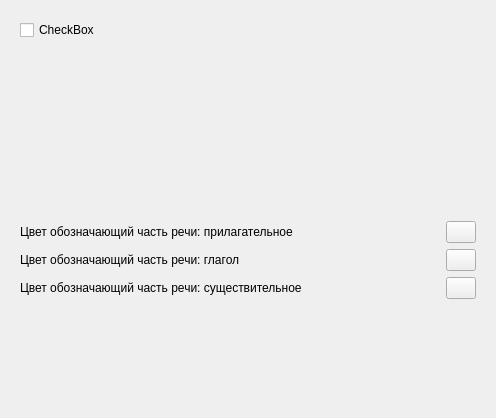
<?xml version="1.0" encoding="UTF-8"?>
<ui version="4.0">
 <class>Form</class>
 <widget class="QWidget" name="Form">
  <property name="geometry">
   <rect>
    <x>0</x>
    <y>0</y>
    <width>496</width>
    <height>418</height>
   </rect>
  </property>
  <property name="windowTitle">
   <string>Form</string>
  </property>
  <layout class="QVBoxLayout" name="verticalLayout">
   <item alignment="Qt::AlignTop">
    <widget class="QWidget" name="" native="true">
     <layout class="QVBoxLayout" name="verticalLayout_2">
      <item>
       <widget class="QCheckBox" name="checkBox">
        <property name="sizePolicy">
         <sizepolicy hsizetype="Expanding" vsizetype="Preferred">
          <horstretch>0</horstretch>
          <verstretch>0</verstretch>
         </sizepolicy>
        </property>
        <property name="text">
         <string>CheckBox</string>
        </property>
       </widget>
      </item>
     </layout>
    </widget>
   </item>
   <item alignment="Qt::AlignTop">
    <widget class="QWidget" name="verticalWidget_2" native="true">
     <layout class="QVBoxLayout" name="verticalLayout_3">
      <item>
       <layout class="QHBoxLayout" name="horizontalLayout_3">
        <item>
         <widget class="QLabel" name="label">
          <property name="text">
           <string>Цвет обозначающий часть речи: прилагательное</string>
          </property>
         </widget>
        </item>
        <item>
         <widget class="QPushButton" name="pushButton_3">
          <property name="sizePolicy">
           <sizepolicy hsizetype="Expanding" vsizetype="Expanding">
            <horstretch>0</horstretch>
            <verstretch>0</verstretch>
           </sizepolicy>
          </property>
          <property name="maximumSize">
           <size>
            <width>30</width>
            <height>50</height>
           </size>
          </property>
          <property name="text">
           <string/>
          </property>
         </widget>
        </item>
       </layout>
      </item>
      <item>
       <layout class="QHBoxLayout" name="horizontalLayout_2">
        <item>
         <widget class="QLabel" name="label_2">
          <property name="text">
           <string>Цвет обозначающий часть речи: глагол</string>
          </property>
         </widget>
        </item>
        <item>
         <widget class="QPushButton" name="pushButton_2">
          <property name="sizePolicy">
           <sizepolicy hsizetype="Expanding" vsizetype="Expanding">
            <horstretch>0</horstretch>
            <verstretch>0</verstretch>
           </sizepolicy>
          </property>
          <property name="maximumSize">
           <size>
            <width>30</width>
            <height>50</height>
           </size>
          </property>
          <property name="text">
           <string/>
          </property>
         </widget>
        </item>
       </layout>
      </item>
      <item>
       <layout class="QHBoxLayout" name="horizontalLayout">
        <item>
         <widget class="QLabel" name="label_3">
          <property name="text">
           <string>Цвет обозначающий часть речи: существительное</string>
          </property>
         </widget>
        </item>
        <item>
         <widget class="QPushButton" name="pushButton">
          <property name="sizePolicy">
           <sizepolicy hsizetype="Expanding" vsizetype="Expanding">
            <horstretch>0</horstretch>
            <verstretch>0</verstretch>
           </sizepolicy>
          </property>
          <property name="maximumSize">
           <size>
            <width>30</width>
            <height>50</height>
           </size>
          </property>
          <property name="text">
           <string/>
          </property>
         </widget>
        </item>
       </layout>
      </item>
     </layout>
    </widget>
   </item>
  </layout>
 </widget>
 <resources/>
 <connections/>
</ui>
